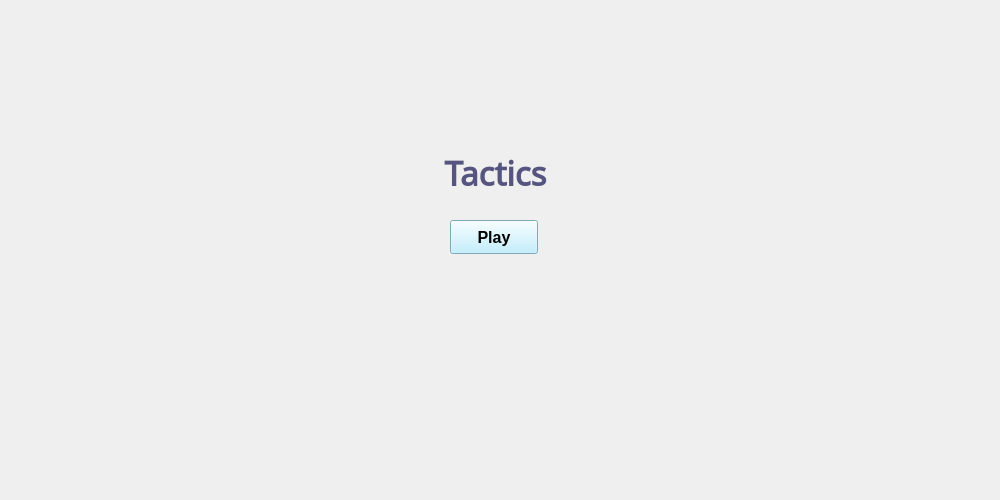
<?xml version="1.0" encoding="UTF-8"?>
<ui version="4.0">
 <class>EntranceForm</class>
 <widget class="QWidget" name="EntranceForm">
  <property name="geometry">
   <rect>
    <x>0</x>
    <y>0</y>
    <width>1000</width>
    <height>500</height>
   </rect>
  </property>
  <property name="font">
   <font>
    <weight>75</weight>
    <bold>true</bold>
    <strikeout>false</strikeout>
   </font>
  </property>
  <property name="windowTitle">
   <string>Form</string>
  </property>
  <property name="styleSheet">
   <string notr="true"/>
  </property>
  <widget class="QPushButton" name="pushButton">
   <property name="geometry">
    <rect>
     <x>450</x>
     <y>220</y>
     <width>88</width>
     <height>34</height>
    </rect>
   </property>
   <property name="font">
    <font>
     <pointsize>12</pointsize>
     <weight>75</weight>
     <bold>true</bold>
     <strikeout>false</strikeout>
    </font>
   </property>
   <property name="styleSheet">
    <string notr="true">color: rgb(0, 0, 0);
background-color: rgb(178, 237, 255)</string>
   </property>
   <property name="text">
    <string>Play</string>
   </property>
  </widget>
  <widget class="QLabel" name="label">
   <property name="geometry">
    <rect>
     <x>350</x>
     <y>140</y>
     <width>291</width>
     <height>51</height>
    </rect>
   </property>
   <property name="font">
    <font>
     <family>Noto Music</family>
     <pointsize>25</pointsize>
     <weight>75</weight>
     <bold>true</bold>
     <strikeout>false</strikeout>
    </font>
   </property>
   <property name="tabletTracking">
    <bool>false</bool>
   </property>
   <property name="focusPolicy">
    <enum>Qt::NoFocus</enum>
   </property>
   <property name="styleSheet">
    <string notr="true">color: rgb(85, 85, 127)</string>
   </property>
   <property name="text">
    <string>Tactics</string>
   </property>
   <property name="textFormat">
    <enum>Qt::RichText</enum>
   </property>
   <property name="alignment">
    <set>Qt::AlignCenter</set>
   </property>
  </widget>
 </widget>
 <resources/>
 <connections/>
</ui>
